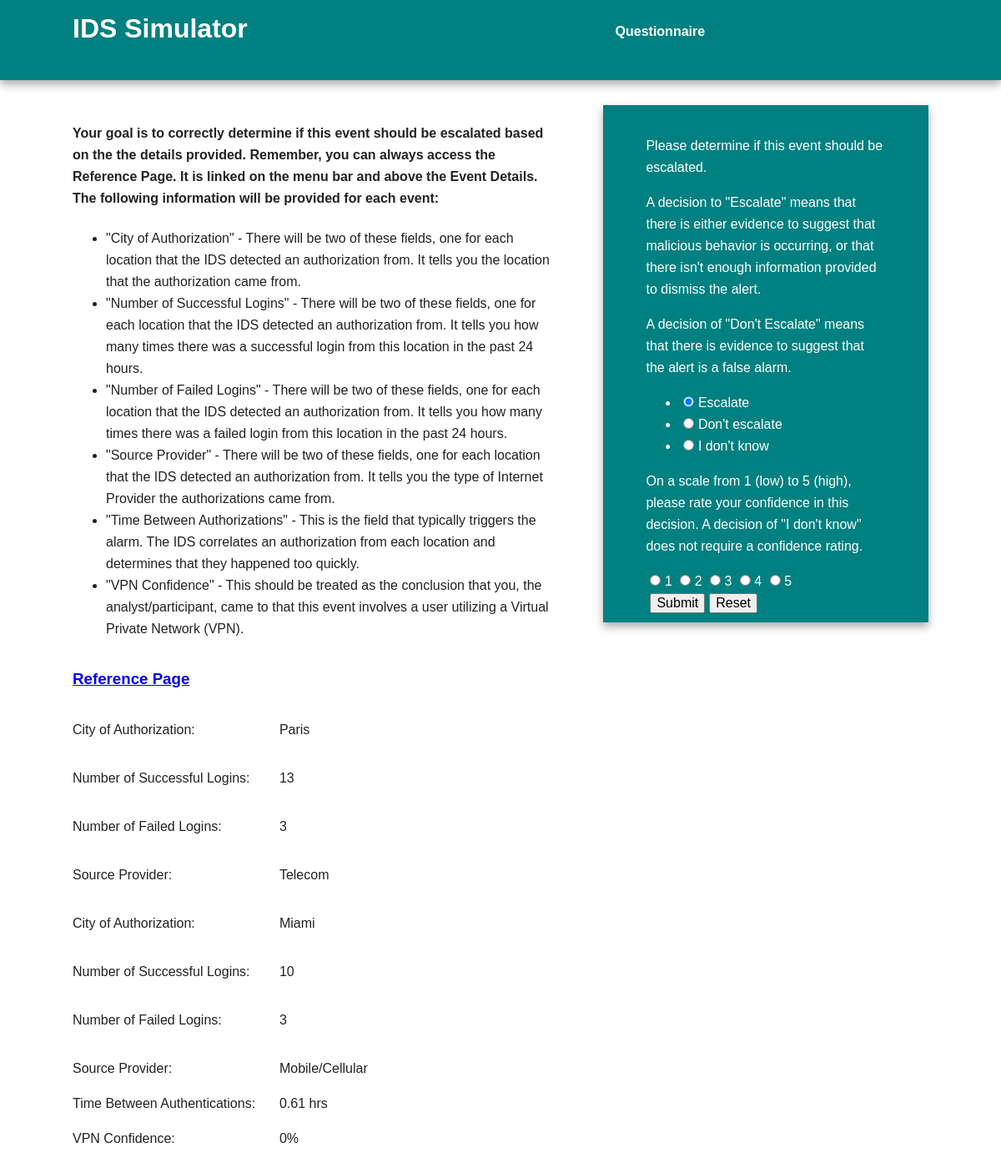
/trainingEventPage/3 (signed in), run on an earlier commit of the app's database.
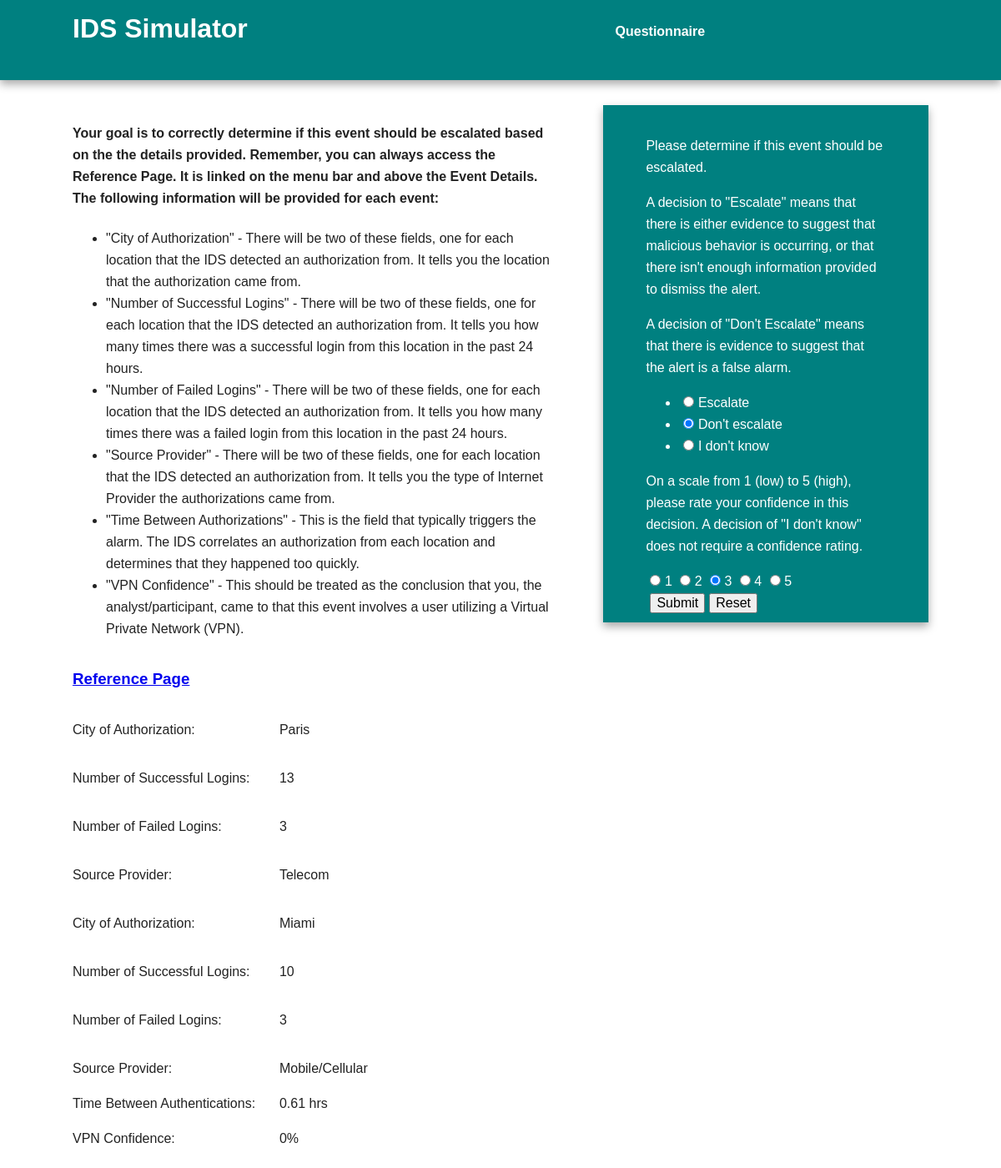
And on a later commit of the database.
### models.py (models this page shows, shortened)
class TrainingEvent(db.Model):
    id = db.Column(db.Integer, primary_key=True)
    should_escalate = db.Column(db.String(25))
    country_of_authentication1 = db.Column(db.String(25))
    number_successful_logins1 = db.Column(db.Integer)
    number_failed_logins1 = db.Column(db.Integer)
    source_provider1 = db.Column(db.String(50))
    country_of_authentication2 = db.Column(db.String(25))
    number_successful_logins2 = db.Column(db.Integer)
    number_failed_logins2 = db.Column(db.Integer)
    source_provider2 = db.Column(db.String(50))
    time_between_authentications = db.Column(db.Float)
    vpn_confidence = db.Column(db.String(5))

class TrainingEventDecision(db.Model):
    id = db.Column(db.Integer, primary_key=True)
    user = db.Column(db.String(50))
    event_id = db.Column(db.Integer)
    escalate = db.Column(db.String(15))
    confidence = db.Column(db.String(1))
    time_event_decision = db.Column(db.DateTime)

### crywolf.py (the view, shortened to what this page needs)
@app.route('/trainingEventPage/<eventId>', methods = ["GET", "POST"])
@login_required
def trainingEventPage(eventId):
    event = models.TrainingEvent.query.get(eventId)
    form = eventDecisionForm()
    decision = models.TrainingEventDecision.query.filter_by(user = current_user.username, event_id = eventId).\
        order_by(models.TrainingEventDecision.time_event_decision.desc()).first()
    if decision is not None:
        form.escalate.data = decision.escalate
        form.confidence.data = decision.confidence
    return render_template('trainingEventPage.html', event = event, form=form)

### forms.py
class eventDecisionForm(FlaskForm):
    escalate = RadioField(
                    choices=[
                        ('Escalate','Escalate'),
                        ("Don't escalate","Don't escalate"),
                        ("I don't know","I don't know")
                    ],
                    validators=[InputRequired()]
                )
    confidence = RadioField(choices=[("1","1"),("2","2"),("3", "3"),("4","4"),("5","5")], validators=[OptionalConfidence()])

### crywolf.py (called while the page is built)
@login_manager.user_loader
def load_user(user_id):
    return models.User.query.get(user_id)

### templates/trainingEventPage.html (shortened to what this page needs)
{% extends "base.html" %}
{% block content %}
    <article>
        <h4>Your goal is to correctly determine if this event should be escalated based on the the details provided. Remember, you can always access the
                Reference Page. It is linked on the menu bar and above the Event Details. The following information will be provided for each event:</h4>
            <ul>
                <li>"City of Authorization" - There will be two of these fields, one for each location that the IDS detected an authorization from. It tells you
                        the location that the authorization came from.</li>
                <li>"Number of Successful Logins" - There will be two of these fields, one for each location that the IDS detected an authorization from. It tells
                        you how many times there was a successful login from this location in the past 24 hours.</li>
                <li>"Number of Failed Logins" - There will be two of these fields, one for each location that the IDS detected an authorization from. It tells
                        you how many times there was a failed login from this location in the past 24 hours.</li>
                <li>"Source Provider" - There will be two of these fields, one for each location that the IDS detected an authorization from. It tells you the type of
                        Internet Provider the authorizations came from.</li>
                <li>"Time Between Authorizations" - This is the field that typically triggers the alarm. The IDS correlates an authorization from each location
                        and determines that they happened too quickly.</li>
                <li>"VPN Confidence" - This should be treated as the conclusion that you, the analyst/participant, came to that this event involves a user utilizing
                        a Virtual Private Network (VPN).</li>
            </ul>
        <table>
            <tr><td><a href="{{ url_for('reference') }}" target="_blank"><h3>Reference Page</h3></a></td></tr>
            <tr><td>City of Authorization: </td> <td><pre>   </pre></td>   <td> {{event.country_of_authentication1}}</td></tr>
            <tr><td>Number of Successful Logins: </td>  <td><pre>   </pre></td>  <td> {{event.number_successful_logins1}}</td></tr>
            <tr><td>Number of Failed Logins: </td>  <td><pre>   </pre></td>  <td> {{event.number_failed_logins1}}</td></tr>
            <tr><td>Source Provider: </td> <td><pre>   </pre></td>   <td> {{event.source_provider1}}</td></tr>
            <tr><td>City of Authorization: </td>  <td><pre>   </pre></td>  <td> {{event.country_of_authentication2}}</td></tr>
            <tr><td>Number of Successful Logins: </td>   <td><pre>   </pre></td> <td> {{event.number_successful_logins2}}</td></tr>
            <tr><td>Number of Failed Logins: </td> <td><pre>   </pre></td>   <td> {{event.number_failed_logins2}}</td></tr>
            <tr><td>Source Provider: </td>  <td><pre>   </pre></td> <td> {{event.source_provider2}} </td></tr>
            <tr><td>Time Between Authentications: </td>  <td></td>  <td> {{event.time_between_authentications}} hrs</td></tr>
            <tr><td>VPN Confidence: </td> <td><pre>   </pre></td>  <td> {{event.vpn_confidence}} </td></tr>
        </table>
    </article>
    <aside>
        <p> Please determine if this event should be escalated.</p>
        <p>A decision to "Escalate" means that there is either evidence to suggest that malicious behavior is occurring, or that there isn't enough
            information provided to dismiss the alert.</p>
        <p>A decision of "Don't Escalate" means that there is evidence to suggest that the alert is a false alarm.</p>
        <form action = "" method = "POST" id = "event_decision">
            {{ form.escalate }}
            <p> On a scale from 1 (low) to 5 (high), please rate your confidence in this decision. A decision of "I don't know" does not require a
                    confidence rating.</p>
            {% for subfield in form.confidence %}
            <tr>
                <td>{{ subfield }}</td>
                <td>{{ subfield.label }}</td>
            </tr>
            {% endfor %}
            <br><input type="submit" value="Submit"><input type="reset" value="Reset">
        </form>
    </aside>
{% endblock %}

### templates/base.html (shortened to what this page needs)
<!doctype html>
<html class="no-js" lang="">
    <head>
        <link rel="stylesheet" href="../static/css/normalize.min.css">
        <link rel="stylesheet" href="../static/css/main.css">
    </head>
    <body>
        <div class="header-container">
            <header class="wrapper clearfix">
                <a href= {{ url_for('index') }}><h1 class="title">IDS Simulator</h1></a>
                <nav>
                    <ul>
                        {% if current_user.is_authenticated and current_user.questionnaire_complete == False %}
                            <a href={{ url_for('prequestionnaire') }}>Questionnaire</a>
                        {% endif %}
                    </ul>
                </nav>
            </header>
        </div>
        <div class="main-container">
            <div class="main wrapper clearfix">
                {% block content %}
                {% endblock %}
            </div>
        </div>
    </body>
</html>

### static/css/main.css (style rules this page uses)
html { color: #222; font-size: 1em; line-height: 1.4; }
body { font: 16px/26px Helvetica, Helvetica Neue, Arial; }
.wrapper { width: 90%; margin: 0 5%; }
.header-container { border-bottom: 20px solid teal; }
.footer-container, .main aside { border-top: 20px solid teal; }
.header-container, .footer-container, .main aside { background: teal; }
.title { color: white; }
nav ul { margin: 0; padding: 0; list-style-type: none; }
nav a { display: block; margin-bottom: 10px; padding: 15px 0; text-align: center; text-decoration: none; font-weight: bold; color: white; background: teal; }
.main { padding: 30px 0; }
.main aside { color: white; padding: 0px 5% 10px; }
@media only screen and (min-width: 480px) { nav a { float: left; width: 27%; margin: 0 1.7%; padding: 25px 2%; margin-bottom: 0; } }
@media only screen and (min-width: 768px) { .header-container, .main aside { -webkit-box-shadow: 0 5px 10px #aaa; -moz-box-shadow: 0 5px 10px #aaa; box-shadow: 0 5px 10px #aaa; } }
@media only screen and (min-width: 768px) { .title { float: left; } }
@media only screen and (min-width: 768px) { nav { float: right; width: 38%; } }
@media only screen and (min-width: 768px) { .main article { float: left; width: 57%; } }
@media only screen and (min-width: 768px) { .main aside { float: right; width: 28%; } }
@media only screen and (min-width: 1140px) { .wrapper { width: 1026px; margin: 0 auto; } }
.clearfix:before, .clearfix:after { content: " "; display: table; }
.clearfix:after { clear: both; }
.clearfix { *zoom: 1; }

### templates/trainingEventPage.html (style rules this page uses)
input { color: black; margin-left: 5px; }

What changed in the data, as far as the page shows it:
no longer on this page (row unchanged): TrainingEventDecision: escalate "☑ Escalate ☐ Don't escalate ☐ I don't know"
added TrainingEventDecision: escalate "☐ Escalate ☑ Don't escalate ☐ I don't know"
Also different on the page:
form field confidence: "☐ 3" → "☑ 3"
